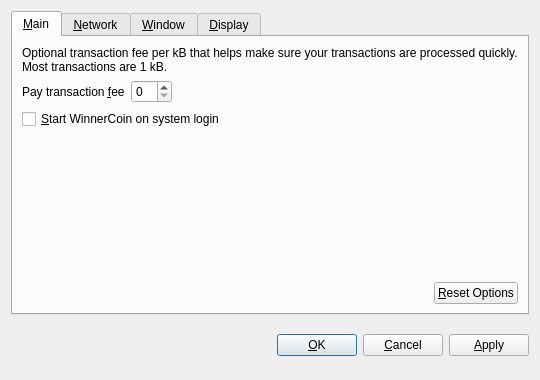
<?xml version="1.0" encoding="UTF-8"?>
<ui version="4.0">
 <class>OptionsDialog</class>
 <widget class="QDialog" name="OptionsDialog">
  <property name="geometry">
   <rect>
    <x>0</x>
    <y>0</y>
    <width>540</width>
    <height>380</height>
   </rect>
  </property>
  <property name="windowTitle">
   <string>Options</string>
  </property>
  <property name="modal">
   <bool>true</bool>
  </property>
  <layout class="QVBoxLayout" name="verticalLayout">
   <item>
    <widget class="QTabWidget" name="tabWidget">
     <property name="tabPosition">
      <enum>QTabWidget::North</enum>
     </property>
     <property name="currentIndex">
      <number>0</number>
     </property>
     <widget class="QWidget" name="tabMain">
      <attribute name="title">
       <string>&amp;Main</string>
      </attribute>
      <layout class="QVBoxLayout" name="verticalLayout_Main">
       <item>
        <widget class="QLabel" name="transactionFeeInfoLabel">
         <property name="text">
          <string>Optional transaction fee per kB that helps make sure your transactions are processed quickly. Most transactions are 1 kB.</string>
         </property>
         <property name="textFormat">
          <enum>Qt::PlainText</enum>
         </property>
         <property name="wordWrap">
          <bool>true</bool>
         </property>
        </widget>
       </item>
       <item>
        <layout class="QHBoxLayout" name="horizontalLayout_1_Main">
         <item>
          <widget class="QLabel" name="transactionFeeLabel">
           <property name="text">
            <string>Pay transaction &amp;fee</string>
           </property>
           <property name="textFormat">
            <enum>Qt::PlainText</enum>
           </property>
           <property name="buddy">
            <cstring>transactionFee</cstring>
           </property>
          </widget>
         </item>
         <item>
          <widget class="BitcoinAmountField" name="transactionFee"/>
         </item>
         <item>
          <spacer name="horizontalSpacer_1_Main">
           <property name="orientation">
            <enum>Qt::Horizontal</enum>
           </property>
           <property name="sizeHint" stdset="0">
            <size>
             <width>40</width>
             <height>20</height>
            </size>
           </property>
          </spacer>
         </item>
        </layout>
       </item>
       <item>
        <widget class="QCheckBox" name="bitcoinAtStartup">
         <property name="toolTip">
          <string>Automatically start WinnerCoin after logging in to the system.</string>
         </property>
         <property name="text">
          <string>&amp;Start WinnerCoin on system login</string>
         </property>
        </widget>
       </item>
       <item>
        <spacer name="verticalSpacer_Main">
         <property name="orientation">
          <enum>Qt::Vertical</enum>
         </property>
         <property name="sizeHint" stdset="0">
          <size>
           <width>20</width>
           <height>40</height>
          </size>
         </property>
        </spacer>
       </item>
       <item>
        <layout class="QHBoxLayout" name="horizontalLayout_2_Main">
         <item>
          <spacer name="horizontalSpacer_2_Main">
           <property name="orientation">
            <enum>Qt::Horizontal</enum>
           </property>
           <property name="sizeHint" stdset="0">
            <size>
             <width>40</width>
             <height>20</height>
            </size>
           </property>
          </spacer>
         </item>
         <item>
          <widget class="QPushButton" name="resetButton">
           <property name="toolTip">
            <string>Reset all client options to default.</string>
           </property>
           <property name="text">
            <string>&amp;Reset Options</string>
           </property>
           <property name="autoDefault">
            <bool>false</bool>
           </property>
          </widget>
         </item>
        </layout>
       </item>
      </layout>
     </widget>
     <widget class="QWidget" name="tabNetwork">
      <attribute name="title">
       <string>&amp;Network</string>
      </attribute>
      <layout class="QVBoxLayout" name="verticalLayout_Network">
       <item>
        <widget class="QCheckBox" name="mapPortUpnp">
         <property name="toolTip">
          <string>Automatically open the WinnerCoin client port on the router. This only works when your router supports UPnP and it is enabled.</string>
         </property>
         <property name="text">
          <string>Map port using &amp;UPnP</string>
         </property>
        </widget>
       </item>
       <item>
        <widget class="QCheckBox" name="connectSocks">
         <property name="toolTip">
          <string>Connect to the WinnerCoin network through a SOCKS proxy (e.g. when connecting through Tor).</string>
         </property>
         <property name="text">
          <string>&amp;Connect through SOCKS proxy:</string>
         </property>
        </widget>
       </item>
       <item>
        <layout class="QHBoxLayout" name="horizontalLayout_Network">
         <item>
          <widget class="QLabel" name="proxyIpLabel">
           <property name="text">
            <string>Proxy &amp;IP:</string>
           </property>
           <property name="textFormat">
            <enum>Qt::PlainText</enum>
           </property>
           <property name="buddy">
            <cstring>proxyIp</cstring>
           </property>
          </widget>
         </item>
         <item>
          <widget class="QValidatedLineEdit" name="proxyIp">
           <property name="maximumSize">
            <size>
             <width>140</width>
             <height>16777215</height>
            </size>
           </property>
           <property name="toolTip">
            <string>IP address of the proxy (e.g. 127.0.0.1)</string>
           </property>
          </widget>
         </item>
         <item>
          <widget class="QLabel" name="proxyPortLabel">
           <property name="text">
            <string>&amp;Port:</string>
           </property>
           <property name="textFormat">
            <enum>Qt::PlainText</enum>
           </property>
           <property name="buddy">
            <cstring>proxyPort</cstring>
           </property>
          </widget>
         </item>
         <item>
          <widget class="QLineEdit" name="proxyPort">
           <property name="maximumSize">
            <size>
             <width>55</width>
             <height>16777215</height>
            </size>
           </property>
           <property name="toolTip">
            <string>Port of the proxy (e.g. 9050)</string>
           </property>
          </widget>
         </item>
         <item>
          <widget class="QLabel" name="socksVersionLabel">
           <property name="text">
            <string>SOCKS &amp;Version:</string>
           </property>
           <property name="textFormat">
            <enum>Qt::PlainText</enum>
           </property>
           <property name="buddy">
            <cstring>socksVersion</cstring>
           </property>
          </widget>
         </item>
         <item>
          <widget class="QValueComboBox" name="socksVersion">
           <property name="toolTip">
            <string>SOCKS version of the proxy (e.g. 5)</string>
           </property>
          </widget>
         </item>
         <item>
          <spacer name="horizontalSpacer_Network">
           <property name="orientation">
            <enum>Qt::Horizontal</enum>
           </property>
           <property name="sizeHint" stdset="0">
            <size>
             <width>40</width>
             <height>20</height>
            </size>
           </property>
          </spacer>
         </item>
        </layout>
       </item>
       <item>
        <spacer name="verticalSpacer_Network">
         <property name="orientation">
          <enum>Qt::Vertical</enum>
         </property>
         <property name="sizeHint" stdset="0">
          <size>
           <width>20</width>
           <height>40</height>
          </size>
         </property>
        </spacer>
       </item>
      </layout>
     </widget>
     <widget class="QWidget" name="tabWindow">
      <attribute name="title">
       <string>&amp;Window</string>
      </attribute>
      <layout class="QVBoxLayout" name="verticalLayout_Window">
       <item>
        <widget class="QCheckBox" name="minimizeToTray">
         <property name="toolTip">
          <string>Show only a tray icon after minimizing the window.</string>
         </property>
         <property name="text">
          <string>&amp;Minimize to the tray instead of the taskbar</string>
         </property>
        </widget>
       </item>
       <item>
        <widget class="QCheckBox" name="minimizeOnClose">
         <property name="toolTip">
          <string>Minimize instead of exit the application when the window is closed. When this option is enabled, the application will be closed only after selecting Quit in the menu.</string>
         </property>
         <property name="text">
          <string>M&amp;inimize on close</string>
         </property>
        </widget>
       </item>
       <item>
        <spacer name="verticalSpacer_Window">
         <property name="orientation">
          <enum>Qt::Vertical</enum>
         </property>
         <property name="sizeHint" stdset="0">
          <size>
           <width>20</width>
           <height>40</height>
          </size>
         </property>
        </spacer>
       </item>
      </layout>
     </widget>
     <widget class="QWidget" name="tabDisplay">
      <attribute name="title">
       <string>&amp;Display</string>
      </attribute>
      <layout class="QVBoxLayout" name="verticalLayout_Display">
       <item>
        <layout class="QHBoxLayout" name="horizontalLayout_1_Display">
         <item>
          <widget class="QLabel" name="langLabel">
           <property name="text">
            <string>User Interface &amp;language:</string>
           </property>
           <property name="textFormat">
            <enum>Qt::PlainText</enum>
           </property>
           <property name="buddy">
            <cstring>lang</cstring>
           </property>
          </widget>
         </item>
         <item>
          <widget class="QValueComboBox" name="lang">
           <property name="toolTip">
            <string>The user interface language can be set here. This setting will take effect after restarting WinnerCoin.</string>
           </property>
          </widget>
         </item>
        </layout>
       </item>
       <item>
        <layout class="QHBoxLayout" name="horizontalLayout_2_Display">
         <item>
          <widget class="QLabel" name="unitLabel">
           <property name="text">
            <string>&amp;Unit to show amounts in:</string>
           </property>
           <property name="textFormat">
            <enum>Qt::PlainText</enum>
           </property>
           <property name="buddy">
            <cstring>unit</cstring>
           </property>
          </widget>
         </item>
         <item>
          <widget class="QValueComboBox" name="unit">
           <property name="toolTip">
            <string>Choose the default subdivision unit to show in the interface and when sending coins.</string>
           </property>
          </widget>
         </item>
        </layout>
       </item>
       <item>
        <widget class="QCheckBox" name="displayAddresses">
         <property name="toolTip">
          <string>Whether to show WinnerCoin addresses in the transaction list or not.</string>
         </property>
         <property name="text">
          <string>&amp;Display addresses in transaction list</string>
         </property>
        </widget>
       </item>
       <item>
        <widget class="QCheckBox" name="coinControlFeatures">
         <property name="toolTip">
          <string>Whether to show coin control features or not.</string>
         </property>
         <property name="text">
          <string>Display coin &amp;control features (experts only!)</string>
         </property>
        </widget>
       </item>
       <item>
        <spacer name="verticalSpacer_Display">
         <property name="orientation">
          <enum>Qt::Vertical</enum>
         </property>
         <property name="sizeHint" stdset="0">
          <size>
           <width>20</width>
           <height>40</height>
          </size>
         </property>
        </spacer>
       </item>
      </layout>
     </widget>
    </widget>
   </item>
   <item>
    <layout class="QHBoxLayout" name="horizontalLayout_Buttons">
     <item>
      <spacer name="horizontalSpacer_1">
       <property name="orientation">
        <enum>Qt::Horizontal</enum>
       </property>
       <property name="sizeHint" stdset="0">
        <size>
         <width>40</width>
         <height>48</height>
        </size>
       </property>
      </spacer>
     </item>
     <item>
      <widget class="QLabel" name="statusLabel">
       <property name="font">
        <font>
         <weight>75</weight>
         <bold>true</bold>
        </font>
       </property>
       <property name="text">
        <string/>
       </property>
       <property name="textFormat">
        <enum>Qt::PlainText</enum>
       </property>
       <property name="wordWrap">
        <bool>true</bool>
       </property>
      </widget>
     </item>
     <item>
      <spacer name="horizontalSpacer_2">
       <property name="orientation">
        <enum>Qt::Horizontal</enum>
       </property>
       <property name="sizeHint" stdset="0">
        <size>
         <width>40</width>
         <height>48</height>
        </size>
       </property>
      </spacer>
     </item>
     <item>
      <widget class="QPushButton" name="okButton">
       <property name="text">
        <string>&amp;OK</string>
       </property>
      </widget>
     </item>
     <item>
      <widget class="QPushButton" name="cancelButton">
       <property name="text">
        <string>&amp;Cancel</string>
       </property>
       <property name="autoDefault">
        <bool>false</bool>
       </property>
      </widget>
     </item>
     <item>
      <widget class="QPushButton" name="applyButton">
       <property name="text">
        <string>&amp;Apply</string>
       </property>
       <property name="autoDefault">
        <bool>false</bool>
       </property>
      </widget>
     </item>
    </layout>
   </item>
  </layout>
 </widget>
 <customwidgets>
  <customwidget>
   <class>BitcoinAmountField</class>
   <extends>QSpinBox</extends>
   <header>bitcoinamountfield.h</header>
  </customwidget>
  <customwidget>
   <class>QValueComboBox</class>
   <extends>QComboBox</extends>
   <header>qvaluecombobox.h</header>
  </customwidget>
  <customwidget>
   <class>QValidatedLineEdit</class>
   <extends>QLineEdit</extends>
   <header>qvalidatedlineedit.h</header>
  </customwidget>
 </customwidgets>
 <resources/>
 <connections/>
</ui>
